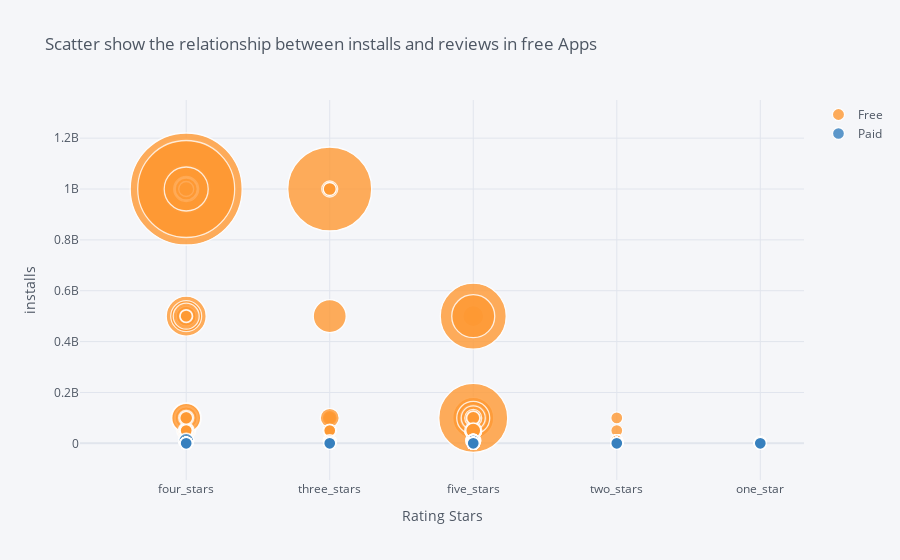

The code cell stored with this chart in its notebook:
### Markdown cell above
## Scatter Bubble show the relationship between installs and reviews in free Apps

### Code cell
df_play_store_clean.iplot(kind='bubble', x="rating_category",y="installs",categories="type", size='reviews', xTitle='Rating Stars', yTitle='installs', title="Scatter show the relationship between installs and reviews in free Apps")

### Figure 1 — Plotly figure (JSON) as saved in the notebook; plotly's stock layout.template omitted (floating-point values rounded to 4 significant figures; data arrays with more than 128 entries replaced by an {"elided": "..."} marker saying what was removed)
{"data": [{"marker": {"color": "rgba(255, 153, 51, 1.0)", "line": {"width": 1.3}, "opacity": 0.8, "size": {"elided": "8902 int values"}, "symbol": "circle"}, "mode": "markers", "name": "Free", "textfont": {"color": "#4D5663"}, "type": "scatter", "x": {"elided": "8902 str values"}, "y": {"elided": "8902 int values"}}, {"marker": {"color": "rgba(55, 128, 191, 1.0)", "line": {"width": 1.3}, "opacity": 0.8, "size": {"elided": "756 int values"}, "symbol": "circle"}, "mode": "markers", "name": "Paid", "textfont": {"color": "#4D5663"}, "type": "scatter", "x": {"elided": "756 str values"}, "y": {"elided": "756 int values"}}, {"marker": {"color": "rgba(50, 171, 96, 1.0)", "line": {"width": 1.3}, "opacity": 0.8, "size": [], "symbol": "circle"}, "mode": "markers", "name": "nan", "textfont": {"color": "#4D5663"}, "type": "scatter", "x": [], "y": []}], "layout": {"legend": {"bgcolor": "#F5F6F9", "font": {"color": "#4D5663"}}, "paper_bgcolor": "#F5F6F9", "plot_bgcolor": "#F5F6F9", "title": {"font": {"color": "#4D5663"}, "text": "Scatter show the relationship between installs and reviews in free Apps"}, "xaxis": {"gridcolor": "#E1E5ED", "showgrid": true, "tickfont": {"color": "#4D5663"}, "title": {"font": {"color": "#4D5663"}, "text": "Rating Stars"}, "zerolinecolor": "#E1E5ED"}, "yaxis": {"gridcolor": "#E1E5ED", "showgrid": true, "tickfont": {"color": "#4D5663"}, "title": {"font": {"color": "#4D5663"}, "text": "installs"}, "zerolinecolor": "#E1E5ED"}}}
